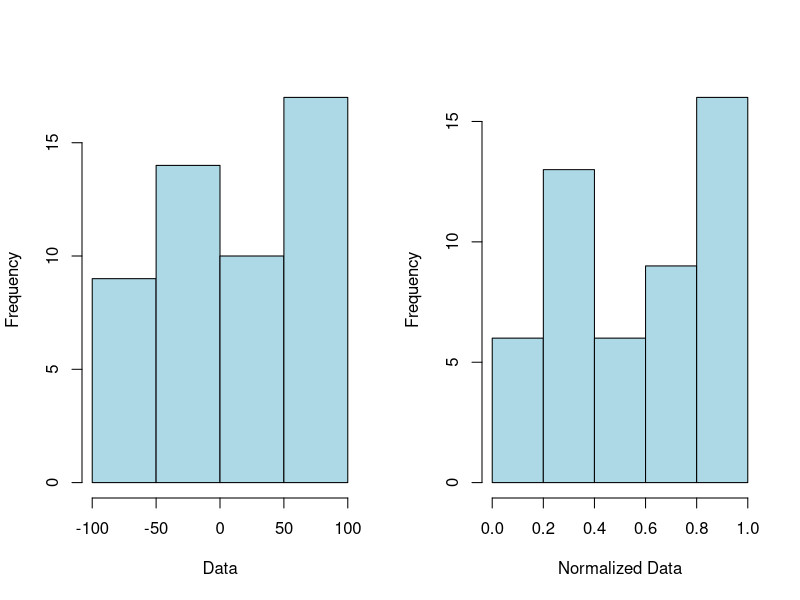
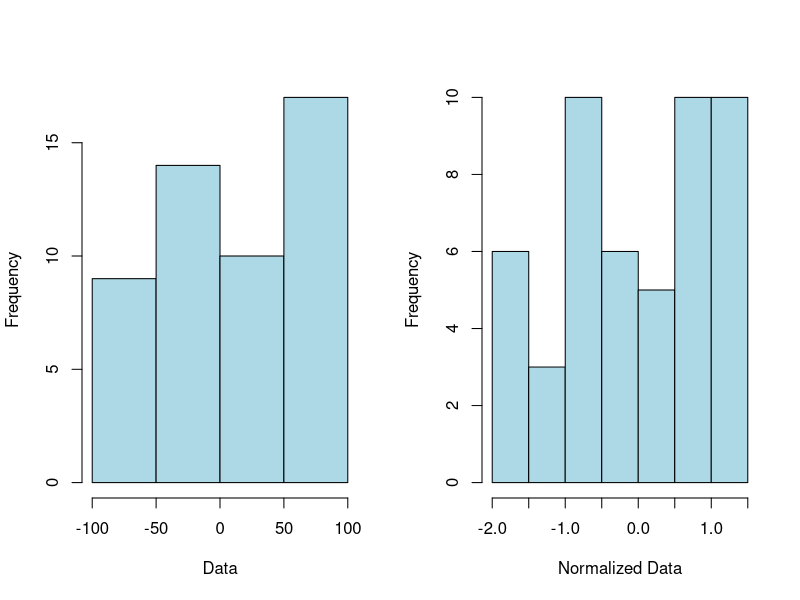

Recreate these plots in R, in order.
#################################
# Normalization
#################################

### Calculate z-score normalization.
zscore <- function(x) {
  mu = mean(x, na.rm = TRUE)
  ro = sd(x, na.rm = TRUE)
  z = (x - mu) / ro
  return (z)
}

### Calculate min-max normalization.
minmax_normalize <- function(x, boundary_min, boundary_max) {
  normalized = (x - min(x)) / (max(x) - min(x)) * (boundary_max - boundary_min) + boundary_min
  return (normalized)
}


# Generate sample data
x = sample(-100:100, 50)

boundary_min = 0
boundary_max = 1

# Normalized data with min-max
normalized = minmax_normalize(x, boundary_min, boundary_max)
# Histogram of example data and normalized data
par(mfrow= c(1, 2))
hist(x, xlab="Data", col="lightblue", main="")
hist(normalized, xlab="Normalized Data", col="lightblue", main="")

# Normalized data with zscore
normalized = zscore(x)
# Histogram of example data and normalized data
par(mfrow= c(1, 2))
hist(x, xlab="Data", col="lightblue", main="")
hist(normalized, xlab="Normalized Data", col="lightblue", main="")



